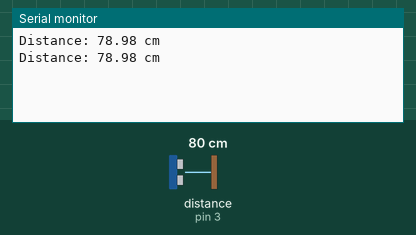
This sketch was run on a simulated Arduino Uno, built with avr-gcc and run on an emulated ATmega328P. Parts: the last lines printed to the serial monitor. Wiring (inferred from the names in the program): ultrasonic range finder: trigger pin 2; echo pin 3. Inputs (shaded band) come from the test bench; at power-on: distance to the obstacle (sensor on pin 3) 80 cm. The echo pulse lasts 58.3 µs per cm.

Above: at 2.8 s.
2.9 s: distance to the obstacle (sensor on pin 3) set to 2 cm
At 5.2 s:
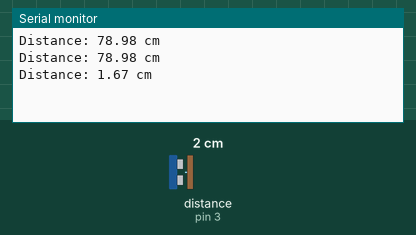
5.6 s: distance to the obstacle (sensor on pin 3) set to 4 cm
At 6.9 s:
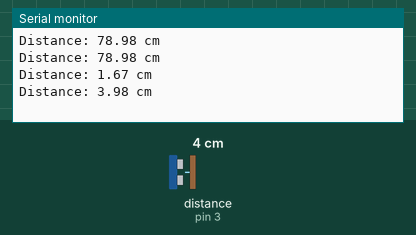
Timing chart, 0 to 8.6 s (numbered marks = the images above; inputs shaded):
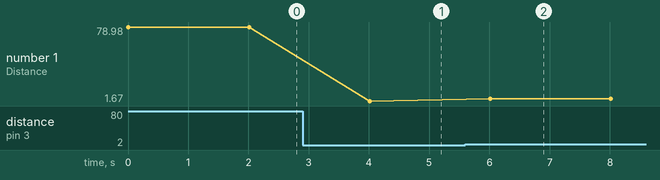

Measured:
- after the input at 2.9 s, the serial monitor: prints a new line after 1.1 s (image 1)
- after the input at 5.6 s, the serial monitor: prints a new line after 0.41 s (image 2)
- plotted number 1: 78.98 → 1.67 after the input at 2.9 s, 1.67 → 3.98 after the input at 5.6 s

The sketch:

ultrason.ino
```cpp
int pinTrig = 2;
int pinEcho = 3;
long temps;
float distance;


void setup() {
  pinMode(pinTrig, OUTPUT);
  pinMode(pinEcho, INPUT);

  digitalWrite(pinTrig, LOW);

  Serial.begin(9600);
}


void loop() {

  digitalWrite(pinTrig, HIGH);
  delayMicroseconds(10);
  digitalWrite(pinTrig, LOW);

  temps = pulseIn(pinEcho, HIGH);

  if (temps > 25000) {
    Serial.println("Echec de la mesure");
  }

  else {
    temps = temps/2;
    distance = (temps*340)/10000.0;
    Serial.print("Distance: ");
    Serial.print(distance);
    Serial.println(" cm");
  }
  delay(2000);
}
```
